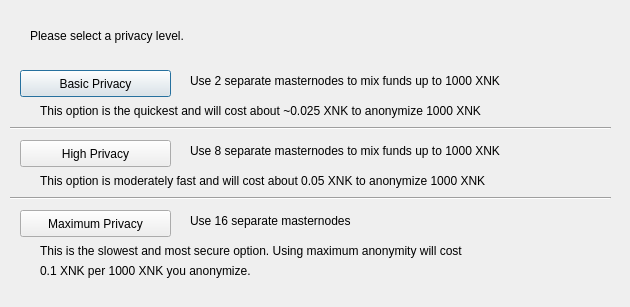
<?xml version="1.0" encoding="UTF-8"?>
<ui version="4.0">
 <class>DarksendConfig</class>
 <widget class="QDialog" name="DarksendConfig">
  <property name="geometry">
   <rect>
    <x>0</x>
    <y>0</y>
    <width>630</width>
    <height>307</height>
   </rect>
  </property>
  <property name="windowTitle">
   <string>Configure PrivateSend</string>
  </property>
  <widget class="QPushButton" name="buttonBasic">
   <property name="geometry">
    <rect>
     <x>20</x>
     <y>70</y>
     <width>151</width>
     <height>27</height>
    </rect>
   </property>
   <property name="text">
    <string>Basic Privacy</string>
   </property>
  </widget>
  <widget class="QPushButton" name="buttonHigh">
   <property name="geometry">
    <rect>
     <x>20</x>
     <y>140</y>
     <width>151</width>
     <height>27</height>
    </rect>
   </property>
   <property name="text">
    <string>High Privacy</string>
   </property>
  </widget>
  <widget class="QPushButton" name="buttonMax">
   <property name="geometry">
    <rect>
     <x>20</x>
     <y>210</y>
     <width>151</width>
     <height>27</height>
    </rect>
   </property>
   <property name="text">
    <string>Maximum Privacy</string>
   </property>
  </widget>
  <widget class="QLabel" name="label">
   <property name="geometry">
    <rect>
     <x>30</x>
     <y>20</y>
     <width>571</width>
     <height>31</height>
    </rect>
   </property>
   <property name="text">
    <string>Please select a privacy level.</string>
   </property>
  </widget>
  <widget class="QLabel" name="label_2">
   <property name="geometry">
    <rect>
     <x>190</x>
     <y>70</y>
     <width>421</width>
     <height>21</height>
    </rect>
   </property>
   <property name="text">
    <string>Use 2 separate masternodes to mix funds up to 1000 XNK</string>
   </property>
  </widget>
  <widget class="QLabel" name="label_3">
   <property name="geometry">
    <rect>
     <x>190</x>
     <y>140</y>
     <width>411</width>
     <height>21</height>
    </rect>
   </property>
   <property name="text">
    <string>Use 8 separate masternodes to mix funds up to 1000 XNK</string>
   </property>
  </widget>
  <widget class="QLabel" name="label_4">
   <property name="geometry">
    <rect>
     <x>190</x>
     <y>210</y>
     <width>421</width>
     <height>21</height>
    </rect>
   </property>
   <property name="text">
    <string>Use 16 separate masternodes</string>
   </property>
  </widget>
  <widget class="QLabel" name="label_6">
   <property name="geometry">
    <rect>
     <x>40</x>
     <y>100</y>
     <width>561</width>
     <height>21</height>
    </rect>
   </property>
   <property name="text">
    <string>This option is the quickest and will cost about ~0.025 XNK to anonymize 1000 XNK</string>
   </property>
  </widget>
  <widget class="QLabel" name="label_7">
   <property name="geometry">
    <rect>
     <x>40</x>
     <y>170</y>
     <width>561</width>
     <height>21</height>
    </rect>
   </property>
   <property name="text">
    <string>This option is moderately fast and will cost about 0.05 XNK to anonymize 1000 XNK</string>
   </property>
  </widget>
  <widget class="QLabel" name="label_8">
   <property name="geometry">
    <rect>
     <x>40</x>
     <y>240</y>
     <width>561</width>
     <height>21</height>
    </rect>
   </property>
   <property name="text">
    <string>This is the slowest and most secure option. Using maximum anonymity will cost</string>
   </property>
  </widget>
  <widget class="QLabel" name="label_9">
   <property name="geometry">
    <rect>
     <x>40</x>
     <y>260</y>
     <width>561</width>
     <height>21</height>
    </rect>
   </property>
   <property name="text">
    <string>0.1 XNK per 1000 XNK you anonymize.</string>
   </property>
  </widget>
  <widget class="Line" name="line">
   <property name="geometry">
    <rect>
     <x>10</x>
     <y>120</y>
     <width>601</width>
     <height>16</height>
    </rect>
   </property>
   <property name="orientation">
    <enum>Qt::Horizontal</enum>
   </property>
  </widget>
  <widget class="Line" name="line_2">
   <property name="geometry">
    <rect>
     <x>10</x>
     <y>190</y>
     <width>601</width>
     <height>16</height>
    </rect>
   </property>
   <property name="orientation">
    <enum>Qt::Horizontal</enum>
   </property>
  </widget>
 </widget>
 <resources/>
 <connections/>
</ui>
